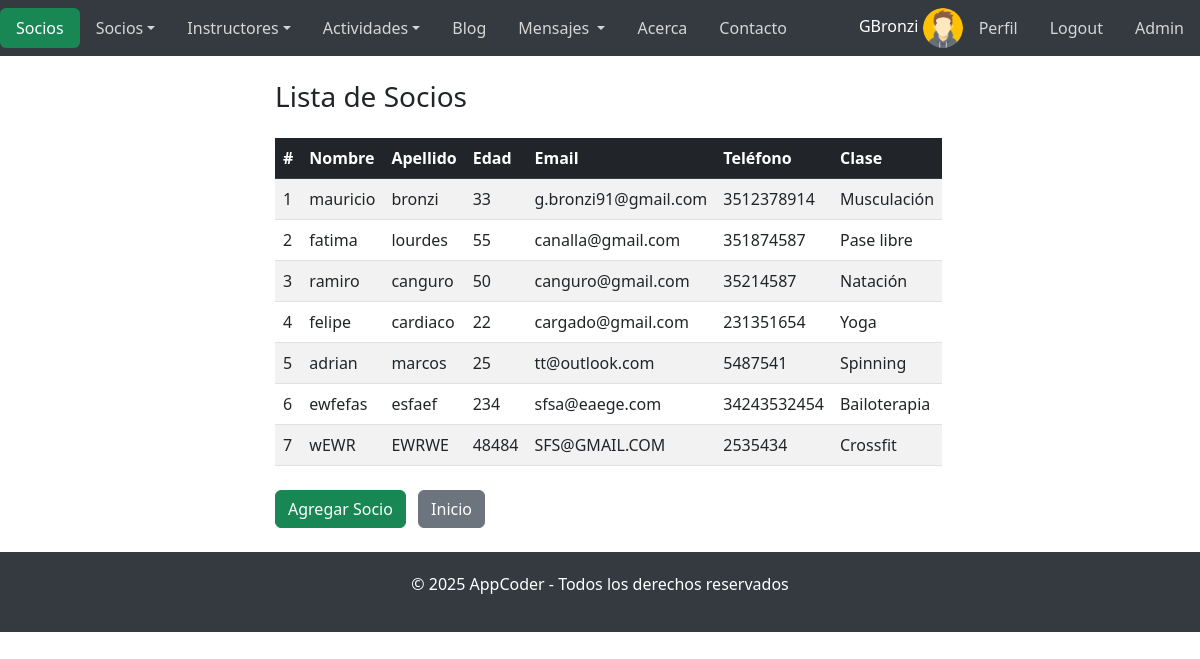
The page /socios/ (signed in) on the database its author committed.
### AppAccounts/models.py (models this page shows, shortened)
class Profile(models.Model):
    user = models.OneToOneField(User, on_delete=models.CASCADE)
    avatar = models.ImageField(upload_to='avatars/', null=True, blank=True, default='avatars/avataruser.png')
    bio = RichTextField(blank=True, null=True)
    birthday = models.DateField(blank=True, null=True)
    address = models.CharField(max_length=255, blank=True, null=True)
    phone = models.CharField(max_length=20, blank=True, null=True)

### AppCoder/models.py (models this page shows, shortened)
class Socio(models.Model):
    tipos_clases = [
        ('musculacion', 'Musculación'),
        ('spinning', 'Spinning'),
        ('yoga', 'Yoga'),
        ('bailoterapia', 'Bailoterapia'),
        ('natacion', 'Natación'),
        ('crossfit', 'Crossfit'),
        ('pase libre', 'Pase libre'),
    ]
    nombre = models.CharField(max_length=100)  # Nombre del socio
    apellido = models.CharField(max_length=100)  # Apellido del socio
    email = models.EmailField()  # Correo electrónico único
    edad = models.PositiveIntegerField()  # Edad del socio
    telefono = models.CharField(max_length=20)  # Número de teléfono del socio
    tipo_clase = models.CharField(max_length=20, choices=tipos_clases)  # Clase elegida por el socio

### AppCoder/views.py (the view)
# urls.py: path('socios/', views.lista_socios, name='lista_socios'),
def lista_socios(request):
    socios = Socio.objects.all()
    return render(request, 'AppCoder/lista_socios.html', {'socios': socios})

### AppCoder/templates/AppCoder/lista_socios.html (shortened to what this page needs)
{% extends "base.html" %}
{% load static %}
{% block cuerpo %}
    <div class="container my-4">
        <h3 class="mb-4">Lista de Socios</h3>
        <table class="table table-striped table-hover">
            <thead class="table-dark">
                <tr>
                    <th>#</th>
                    <th>Nombre</th>
                    <th>Apellido</th>
                    <th>Edad</th>
                    <th>Email</th>
                    <th>Teléfono</th>
                    <th>Clase</th>
                </tr>
            </thead>
            <tbody>
                {% for socio in socios %}
                <tr>
                    <td>{{ forloop.counter }}</td>
                    <td>{{ socio.nombre }}</td>
                    <td>{{ socio.apellido }}</td>
                    <td>{{ socio.edad }}</td>
                    <td>{{ socio.email }}</td>
                    <td>{{ socio.telefono }}</td>
                    <td>{{ socio.get_tipo_clase_display }}</td>
                </tr>
                {% endfor %}
            </tbody>
        </table>
        <div class="mt-4">
            <a href="{% url 'cargar_socio' %}" class="btn btn-success me-2">Agregar Socio</a>
            <a href="{% url 'index' %}" class="btn btn-secondary">Inicio</a>
        </div>
    </div>
{% endblock %}

### templates/base.html (shortened to what this page needs)
<!DOCTYPE html>
<html lang="es">
<head>
    <link href="https://cdn.jsdelivr.net/npm/bootstrap@5.3.0-alpha3/dist/css/bootstrap.min.css" rel="stylesheet">
    {% load static %}
    <link rel="stylesheet" href="{% static 'css/styles.css' %}">
</head>
<body>
    <nav class="navbar navbar-expand-lg navbar-dark" style="background-color: #343a40;">
        <div id="navbarNav">
            <ul class="nav nav-pills">
                <li class="nav-item">
                    <a class="nav-link active bg-success {% if request.resolver_match.url_name == 'index' %}{% endif %}" aria-current="page" href="{% url 'index' %}">
                        {% if request.resolver_match.url_name in 'index,acerca,contacto' %}
                        AppCoder
                        {% elif request.resolver_match.url_name in 'lista_socios,cargar_socio' %}
                        Socios
                        {% elif request.resolver_match.url_name in 'lista_instructores,cargar_instructor' %}
                        Instructores
                        {% elif request.resolver_match.url_name in 'cargar_actividad,lista_actividades' %}
                        Actividad
                        {% elif request.resolver_match.url_name in 'list,create,detail,update,delete' %}
                        Blog
                        {% elif request.resolver_match.url_name in 'inbox,message_detail,send_message' %}
                        Mensajes
                        {% elif request.resolver_match.url_name in 'login,edit_profile,change_password,profile,signup,register' %}
                        Usuario
                        {% else %}
                        App{{ request.resolver_match.url_name|capfirst }}
                        {% endif %}
                    </a>
                </li>
                <li class="nav-item dropdown">
                    <a class="nav-link dropdown-toggle" data-bs-toggle="dropdown" href="#" role="button" aria-expanded="false" style="color: #d6d6d6;">Socios</a>
                </li>
                <li class="nav-item dropdown">
                    <a class="nav-link dropdown-toggle" data-bs-toggle="dropdown" href="#" role="button" aria-expanded="false" style="color: #d6d6d6;">Instructores</a>
                </li>
                <li class="nav-item dropdown">
                    <a class="nav-link dropdown-toggle" data-bs-toggle="dropdown" href="#" role="button" aria-expanded="false" style="color: #d6d6d6;">Actividades</a>
                </li>
                <li class="nav-item">
                    <a class="nav-link" href="{% url 'AppBlog:list' %}" style="color: #d6d6d6;">Blog</a>
                </li>
                <li class="nav-item dropdown">
                    <a class="nav-link dropdown-toggle" data-bs-toggle="dropdown" href="#" role="button" aria-expanded="false" style="color: #d6d6d6;">
                    Mensajes {% if unread_count > 0 %}<span class="badge">{{ unread_count }}</span>{% endif %}
                    </a>
                </li>
                <li class="nav-item">
                    <a class="nav-link" href="{% url 'acerca' %}" style="color: #d6d6d6;">Acerca</a>
                </li>
                <li class="nav-item">
                    <a class="nav-link" href="{% url 'contacto' %}" style="color: #d6d6d6;">Contacto</a>
                </li>
            </ul>
        </div>
        <div class="ms-auto">
            <ul class="nav nav-pills">
                <li class="nav-item">
                    {% if user.is_authenticated %}
                    <span class="text-white">{{ user.username }}</span>
                    <img class="img-login" src="{{ user.profile.avatar.url|default:'/media/avatars/avataruser.png' }}" alt="Avatar">
                    <li><a class="nav-link" href="{% url 'AppAccounts:profile' %}" style="color: #d6d6d6;">Perfil</a></li>
                    <li><a class="nav-link" href="{% url 'AppAccounts:logout' %}" style="color: #d6d6d6;">Logout</a></li>
                    {% if user.is_staff %}
                    <li><a class="nav-link" href='/superadmin/' style="color: #d6d6d6;">Admin</a></li>
                    {% endif %}
                {% else %}
                    <li><a class="nav-link" href="{% url 'AppAccounts:login' %}" style="color: #d6d6d6;">Login</a></li>
                    <li><a class="nav-link" href="{% url 'AppAccounts:register' %}" style="color: #d6d6d6;">Signup</a></li>
                {% endif %}
                </li>
            </ul>
        </div>
    </nav>
    {% block cuerpo %}{% endblock %}
    <footer class="footer">
        <p>&copy; 2025 AppCoder - Todos los derechos reservados</p>
    </footer>
</body>
</html>

### static/css/styles.css (style rules this page uses)
:root, [data-bs-theme=light] { --bs-blue: #0d6efd; --bs-indigo: #6610f2; --bs-purple: #6f42c1; --bs-pink: #d63384; --bs-red: #dc3545; --bs-orange: #fd7e14; --bs-yellow: #ffc107; --bs-green: #198754; --bs-teal: #20c997; --bs-cyan: #0dcaf0; --bs-black: #000; --bs-white: #fff; --bs-gray: #6c757d; --bs-gray-dark: #343a40; --bs-gray-100: #f8f9fa; --bs-gray-200: #e9ecef; --bs-gray-300: #dee2e6; --bs-gray-400: #ced4da; --bs-gray-500: #adb5bd; --bs-gray-600: #6c757d; --bs-gray-700: #495057; --bs-gray-800: #343a40; --bs-gray-900: #212529; --bs-primary: #0d6efd; --bs-secondary: #6c757d; --bs-success: #198754; --bs-info: #0dcaf0; --bs-warning: #ffc107; --bs-danger: #dc3545; --bs-light: #f8f9fa; --bs-dark: #212529; --bs-primary-rgb: 13, 110, 253; --bs-secondary-rgb: 108, 117, 125; --bs-success-rgb: 25, 135, 84; --bs-info-rgb: 13, 202, 240; --bs-warning-rgb: 255, 193, 7; --bs-danger-rgb: 220, 53, 69; --bs-light-rgb: 248, 249, 250; --bs-dark-rgb: 33, 37, 41; --bs-primary-text-emphasis: #052c65; --bs-secondary-text-emphasis: #2b2f32; --bs-success-text-emphasis: #0a3622; --bs-info-text-emphasis: #055160; --bs-warning-text-emphasis: #664d03; --bs-danger-text-emphasis: #58151c; --bs-light-text-emphasis: #495057; --bs-dark-text-emphasis: #495057; --bs-primary-bg-subtle: #cfe2ff; --bs-secondary-bg-subtle: #e2e3e5; --bs-success-bg-subtle: #d1e7dd; --bs-info-bg-subtle: #cff4fc; --bs-warning-bg-subtle: #fff3cd; --bs-danger-bg-subtle: #f8d7da; --bs-light-bg-subtle: #fcfcfd; --bs-dark-bg-subtle: #ced4da; --bs-primary-border-subtle: #9ec5fe; --bs-secondary-border-subtle: #c4c8cb; --bs-success-border-subtle: #a3cfbb; --bs-info-border-subtle: #9eeaf9; --bs-warning-border-subtle: #ffe69c; --bs-danger-border-subtle: #f1aeb5; --bs-light-border-subtle: #e9ecef; --bs-dark-border-subtle: #adb5bd; --bs-white-rgb: 255, 255, 255; --bs-black-rgb: 0, 0, 0; --bs-font-sans-serif: system-ui, -apple-system, "Segoe UI", Roboto, "Helvetica Neue", "Noto Sans", "Liberation Sans", Arial, sans-serif, "Apple Color Emoji", "Segoe UI Emoji", "Segoe UI Symbol", "Noto Color Emoji"; --bs-font-monospace: SFMono-Regular, Menlo, Monaco, Consolas, "Liberation Mono", "Courier New", monospace; --bs-gradient: linear-gradient(180deg, rgba(255, 255, 255, 0.15), rgba(255, 255, 255, 0)); --bs-body-font-family: var(--bs-font-sans-serif); --bs-body-font-size: 1rem; --bs-body-font-weight: 400; --bs-body-line-height: 1.5; --bs-body-color: #212529; --bs-body-color-rgb: 33, 37, 41; --bs-body-bg: #fff; --bs-body-bg-rgb: 255, 255, 255; --bs-emphasis-color: #000; --bs-emphasis-color-rgb: 0, 0, 0; --bs-secondary-color: rgba(33, 37, 41, 0.75); --bs-secondary-color-rgb: 33, 37, 41; --bs-secondary-bg: #e9ecef; --bs-secondary-bg-rgb: 233, 236, 239; --bs-tertiary-color: rgba(33, 37, 41, 0.5); --bs-tertiary-color-rgb: 33, 37, 41; --bs-tertiary-bg: #f8f9fa; --bs-tertiary-bg-rgb: 248, 249, 250; --bs-heading-color: inherit; --bs-link-color: #0d6efd; --bs-link-color-rgb: 13, 110, 253; --bs-link-decoration: underline; --bs-link-hover-color: #0a58ca; --bs-link-hover-color-rgb: 10, 88, 202; --bs-code-color: #d63384; --bs-highlight-color: #212529; --bs-highlight-bg: #fff3cd; --bs-border-width: 1px; --bs-border-style: solid; --bs-border-color: #dee2e6; --bs-border-color-translucent: rgba(0, 0, 0, 0.175); --bs-border-radius: 0.375rem; --bs-border-radius-sm: 0.25rem; --bs-border-radius-lg: 0.5rem; --bs-border-radius-xl: 1rem; --bs-border-radius-xxl: 2rem; --bs-border-radius-2xl: var(--bs-border-radius-xxl); --bs-border-radius-pill: 50rem; --bs-box-shadow: 0 0.5rem 1rem rgba(0, 0, 0, 0.15); --bs-box-shadow-sm: 0 0.125rem 0.25rem rgba(0, 0, 0, 0.075); --bs-box-shadow-lg: 0 1rem 3rem rgba(0, 0, 0, 0.175); --bs-box-shadow-inset: inset 0 1px 2px rgba(0, 0, 0, 0.075); --bs-focus-ring-width: 0.25rem; --bs-focus-ring-opacity: 0.25; --bs-focus-ring-color: rgba(13, 110, 253, 0.25); --bs-form-valid-color: #198754; --bs-form-valid-border-color: #198754; --bs-form-invalid-color: #dc3545; --bs-form-invalid-border-color: #dc3545; }
.footer { background-color: #343a40; color: white; padding: 20px; text-align: center; }
.container { max-width: 650px; }
.container, .container-fluid, .container-lg, .container-md, .container-sm, .container-xl, .container-xxl { --bs-gutter-x: 1.5rem; --bs-gutter-y: 0; width: 100%; padding-right: calc(var(--bs-gutter-x)* .0); padding-left: calc(var(--bs-gutter-x)* .0); }
.img-login { width: 40px; height: 40px; border-radius: 50%; object-fit: cover; border: none; }

### rows shown on the page
Socio: nombre "mauricio", apellido "bronzi", edad "33", email "g.bronzi91@gmail.com", telefono "3512378914", tipo_clase "Musculación"
Socio: nombre "fatima", apellido "lourdes", edad "55", email "canalla@gmail.com", telefono "351874587", tipo_clase "Pase libre"
Socio: nombre "ramiro", apellido "canguro", edad "50", email "canguro@gmail.com", telefono "35214587", tipo_clase "Natación"
Socio: nombre "felipe", apellido "cardiaco", edad "22", email "cargado@gmail.com", telefono "231351654", tipo_clase "Yoga"
Socio: nombre "adrian", apellido "marcos", edad "25", email "tt@outlook.com", telefono "5487541", tipo_clase "Spinning"
Socio: nombre "ewfefas", apellido "esfaef", edad "234", email "sfsa@eaege.com", telefono "34243532454", tipo_clase "Bailoterapia"
Socio: nombre "wEWR", apellido "EWRWE", edad "48484", email "SFS@GMAIL.COM", telefono "2535434", tipo_clase "Crossfit"

### other values the page prints
{{ user.username }} "GBronzi"
